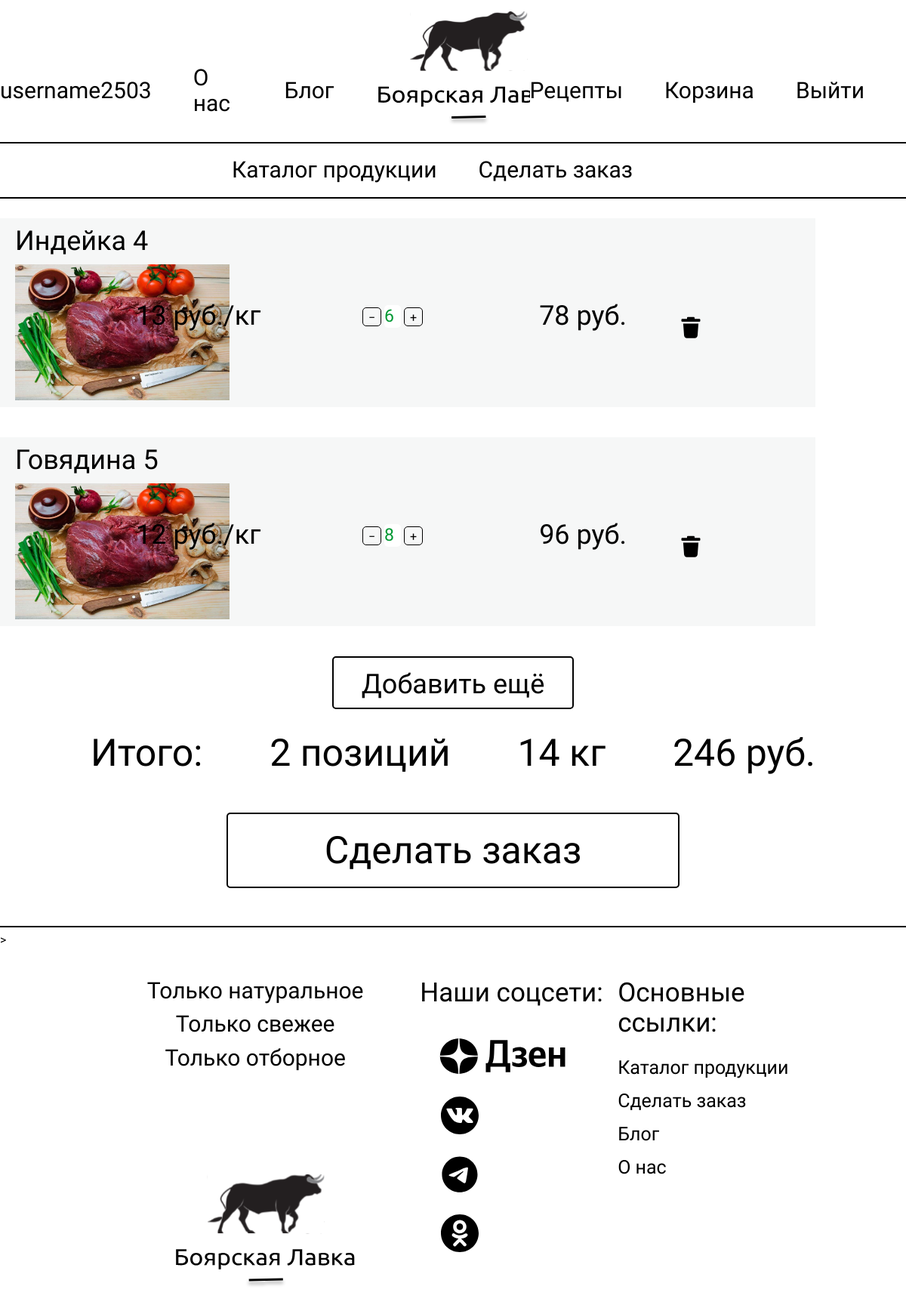
The app's page /shopping_cart (signed in), older data.
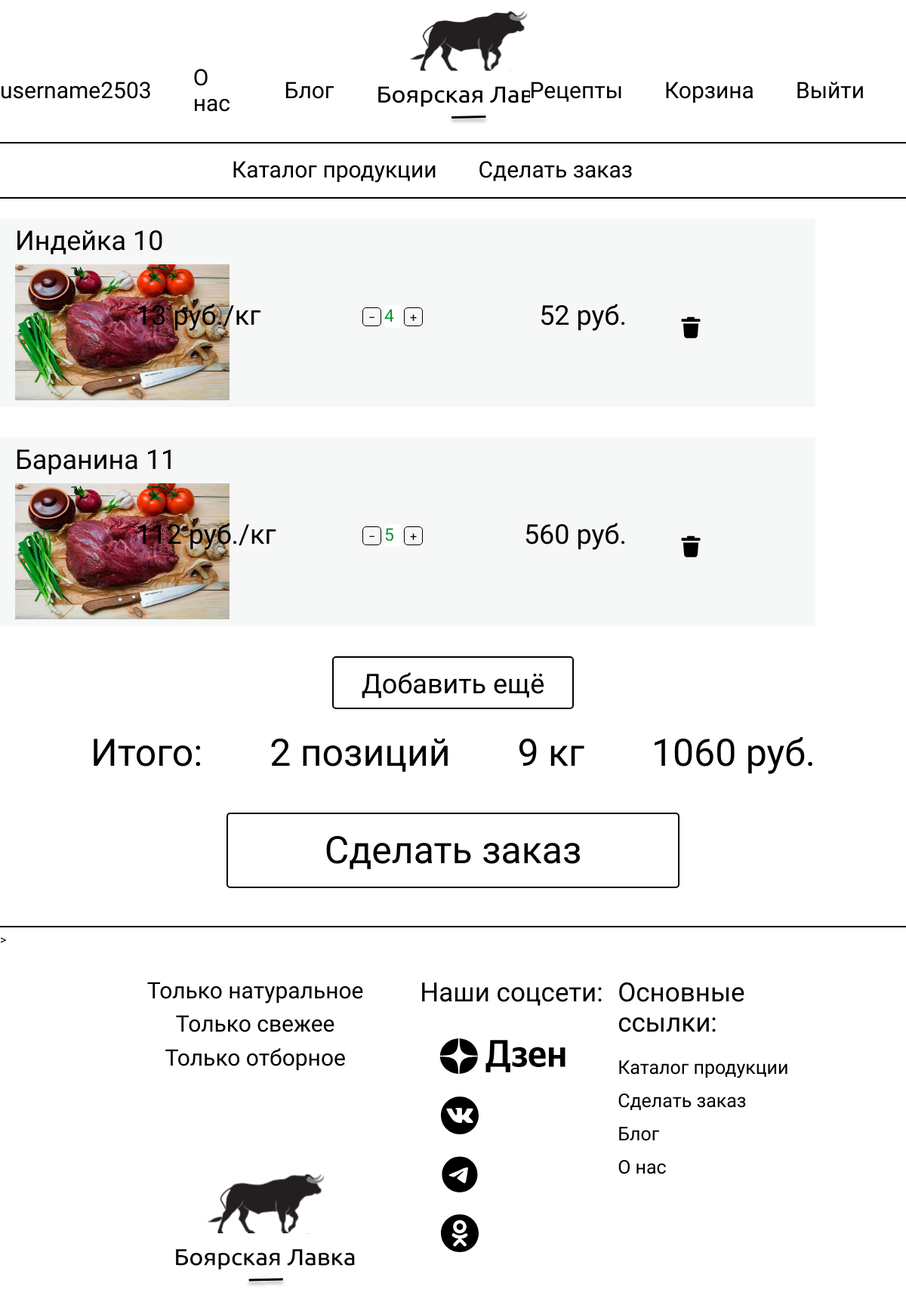
The same page, newer data.
### butcher_shop_app/models.py (models this page shows)
class GoodsInShoppingCart(models.Model):
    user = models.ForeignKey(User, on_delete=models.CASCADE)
    product = models.ForeignKey(Product, on_delete=models.CASCADE)
    count = models.PositiveIntegerField(default=0, null=True)
    def cost(self):
        return self.product.cost
    def total_cost(self):
        if self.count:
            return self.product.cost * self.count
        return None

class Product(models.Model):
    name = models.CharField(max_length=200)
    cost = models.PositiveIntegerField()
    category_name = models.ManyToManyField(ProductCategories, default="Вне категорий")
    preview = RichTextField(default="Без описания", max_length=500)
    description = RichTextField(default="Без описания")
    image = models.ImageField(upload_to='img', default="img/1.png")
    def __str__(self):
        return self.name

### butcher_shop_app/views.py (the view)
# urls.py: path("shopping_cart", shopping_cart, name="shopping_cart"),
def shopping_cart(request):
    context = cart_logic(request)
    return render(request, "butcher_shop_app/shopping_cart.html", context)

### butcher_shop_app/views.py (called while the page is built, shortened)
def cart_logic(request):
    context = {}
    if request.method == "POST":
        form_type = request.POST.get("form_type")
        if form_type == 'del_good':
            del_good(request)
    if request.user.is_authenticated:
        user_cart = GoodsInShoppingCart.objects.filter(user=request.user)
        context["cart"] = user_cart
        context["count_goods_in_cart"] = len(user_cart)
    else:
        shopping_cart_eq = request.session.get('shopping_cart', [])
        count_goods_in_cart = len(shopping_cart_eq)
        context["cart"] = shopping_cart_eq
        context["count_goods_in_cart"] = count_goods_in_cart
    context.update(get_cart_sum_count_kgs(request))
    return context

def get_cart_sum_count_kgs(request):
    cart_info = {}
    products_count_kg = 0
    total_cost = 0
    count = 0
    if request.user.is_authenticated:
        cart = GoodsInShoppingCart.objects.filter(user=request.user)
        for product in cart:
            count += 1
            products_count_kg += product.count
            total_cost += products_count_kg * product.product.cost
    cart_info["products_count_kg"] = products_count_kg
    cart_info["total_cost"] = total_cost
    cart_info["product_count"] = count
    return cart_info

### butcher_shop_app/templates/butcher_shop_app/shopping_cart.html (shortened to what this page needs)
{% extends 'butcher_shop_app/base.html' %}
{% block content %}
{{cart_len}}<br>
{% include "butcher_shop_app/cart_base.html" %}
{% endblock %}

### butcher_shop_app/templates/butcher_shop_app/base.html (shortened to what this page needs)
<!DOCTYPE html>
<html>
<head>
    {% load static %}
    <link href="{% static 'butcher_shop_app/css/style.css' %}" rel="stylesheet" type="text/css"/>
    <link href="{% static 'butcher_shop_app/css/normalize.min.css' %}" rel="stylesheet" type="text/css"/>
</head>
<header>
    <nav class="header__nav">
        {% if request.user.is_authenticated == False %}
        <a href="{% url 'registrations' %}">Регистрация</a>
        {% else %}
        <a href="{% url 'lk' %}">{{request.user}}</a>
        {% endif %}
        <a href="#">О нас</a>
        <a href="{% url 'blog_list' %}">Блог</a>
        <a class="logo" href="{% url 'index' %}"></a>
        <a href="{% url 'receipts' %}">Рецепты</a>
        <a href="{% url 'shopping_cart' %}">Корзина</a>
        {% if request.user.is_authenticated == False %}
        <a href="{% url 'login'%}">Войти</a>
        {% else %}
        <a href="{% url 'logout'%}">Выйти</a>
        {% endif %}
    </nav>
    <hr class="header__line"/>
    <nav class="header__nav">
        <a class="second__nav__a" href="{% url 'product_list' %}">Каталог продукции</a>
        <a class="second__nav__a" href="{% url 'order_create' %}">Сделать заказ</a>
    </nav>
    <hr class="header__line"/>
</header>
<body>
{% block content %}
{%endblock%}
</body>
<footer>
  <div class="logo_block">
    <div class="logo__links">
      <p>Только натуральное</p>
      <p>Только свежее</p>
      <p>Только отборное</p>
    </div>
    <div class="footer__logo"></div>
  </div>
  <div class="soc_block">
    <div class="soc__header">Наши соцсети:</div>
    <div class="dzen"></div>
    <div class="vk"></div>
    <div class="telega"></div>
    <div class="ok"></div>
  </div>
  <div class="link_block">
    <div class="link__header">Основные ссылки:</div>
    <a class="link_block__link" href="{% url 'product_list' %}">Каталог продукции</a>
    <a class="link_block__link" href="{% url 'order_create' %}">Сделать заказ</a>
    <a class="link_block__link" href="{% url 'blog_list' %}">Блог</a>
    <a class="link_block__link">О нас</a>
  </div>
</footer>
</html>

### butcher_shop_app/templates/butcher_shop_app/cart_base.html (shortened to what this page needs)
{% load static %}
<div class="shopping_cart">
    {% for product in cart %}
    <div class="product__card blog_cart cart_card">
        <div class="image_title_block">
            <span class="product__card__title shopping_cart_title">{{product.product}} {{product.id}}</span>
            <img class="product__card__img shopping_cart_img" src="img/2504.970.jpg">
        </div>
        <div class="shopping_cart_centr_info">
            <div class="flex_container">
                <span class="product__card__cost shopping_cart_cost">{{product.cost}} руб./кг</span>
                <div class="shopping_cart_count_div">
                    <button class="product__card_change_btn shopping_cart_cange_btn" name="-"
                            id="change_btn_minus{{product.id}}">&#8722;
                    </button>
                    <form method="post" style="display: inline;">
                        <input class="product__card__count__input shopping_cart_input" id="input_{{product.id}}"
                               name="count"
                               type="number" min="1"
                               value="{{product.count}}">
                    </form>
                    <button class="product__card_change_btn shopping_cart_cange_btn" id="change_btn_plus{{product.id}}"
                            name="+">
                        &#43;
                    </button>
                </div>
                <p class="cart_sum">{{product.total_cost}} руб.</p>
                <form method="post">
                    <input class="trash_icon" type="image" src="{% static 'butcher_shop_app/img/trash.svg' %}" alt="Submit">
                </form>
            </div>
        </div>
    </div>
</div>
{% endfor %}
<button class="standart__button">
    Добавить ещё
</button>
<div class="cart_summary">
    <span class="total_p">Итого:</span>
    <span class="cart_summury_count">{{product_count}} позиций</span>
    <span class="cart_summury_kgs">{{products_count_kg}} кг</span>
    <span class="cart_summury_rub">{{total_cost}} руб.</span>
</div>
<button class="standart__button create_order_btn">
    Сделать заказ
</button>
<hr class="header__line"/>
>

Row changes from the older to the newer data that the page shows:
removed GoodsInShoppingCart: product "Индейка", id "4", cost "13", count "6", total_cost "78"
removed GoodsInShoppingCart: product "Говядина", id "5", cost "12", count "8", total_cost "96"
added GoodsInShoppingCart: product "Индейка", id "10", cost "13", count "4", total_cost "52"
added GoodsInShoppingCart: product "Баранина", id "11", cost "112", count "5", total_cost "560"
Text that changed along with them:
{{ products_count_kg }}: "14" → "9"
{{ total_cost }}: "246" → "1060"
